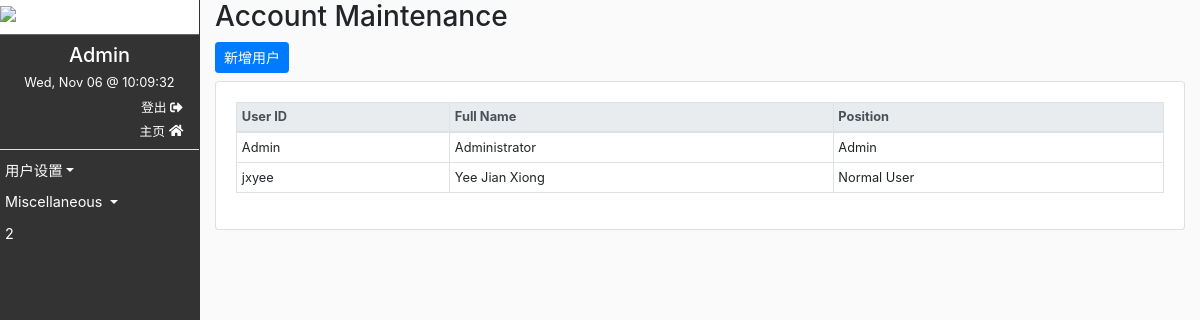
The app's page /user/index.php (signed in) with its own data.
### tables this page shows
CREATE TABLE `tbl_user` (
  `usr_id` int(11) NOT NULL,
  `username` varchar(20) NOT NULL COMMENT 'User login',
  `usr_password` text NOT NULL,
  `full_name` varchar(50) NOT NULL COMMENT 'name display in screen',
  `position` tinyint(2) NOT NULL DEFAULT '2' COMMENT '1 = admin; 2 = normal user',
  `language` tinyint(2) NOT NULL DEFAULT '1' COMMENT '1 = EN, 2 = ZH, 3 = ZH_HK, 4 = KM, 5 = VI',
  `resign_date` date NOT NULL DEFAULT '2050-12-31' COMMENT 'check user active or suspend',
  `created_by` int(11) NOT NULL,
  `created_date` timestamp NOT NULL DEFAULT CURRENT_TIMESTAMP,
  `updated_by` int(11) NOT NULL,
  `updated_date` timestamp NOT NULL DEFAULT CURRENT_TIMESTAMP ON UPDATE CURRENT_TIMESTAMP
);

### lock.php (called while the page is built, shortened)
<?php
$usr_language = $_SESSION["usr_language"];
switch ($usr_language) {
    case 2: $usr_language = "ZH"; break;
}
$language = new Language($usr_language);
$hdlang =  $language->userLanguage();
$user_class = new User();
$today_date = date("Y-m-d");
?>

### classes/Language.php (called while the page is built, shortened)
<?php
class Language
{
    public function __construct($lang)
    {
        $this->usr_language = $lang;
        $lang_path = "languages";
        $langFile = $lang_path."/". $this->usr_language . ".php";
        while(!file_exists($langFile)) {
            $count=3;
            while(!file_exists($langFile) && $count!=0)
            {
                $langFile = "../".$langFile;
                $count--;
            }
        }
    }
}
?>

### languages/ZH.php (called while the page is built, shortened)
<?php
$hdlang = array();
$hdlang[""] = "";
$hdlang["1st_sales_contract"] = "第一份销售合同";
$hdlang["able_fab"] = "能够添加原料";
$hdlang["accessories"] = "配件";
$hdlang["accessories_planning"] = "配件规划";
$hdlang["acc_calculator"] = "配件成本计算器";
$hdlang["acc_check_price"] = "查看配件价钱记录";
$hdlang["acc_code"] = "配件编号";
$hdlang["acc_content"] = "配件内容";
$hdlang["acc_cost_breakdown"] = "配件成本";
$hdlang["acc_desc"] = "配件说明";
$hdlang["acc_insertion"] = "加入的配件";
$hdlang["acc_instore"] = "辅料进入仓库";
$hdlang["acc_issuecutlot"] = "辅料根据床次发送";
$hdlang["acc_masterdata"] = "辅料主数据";
$hdlang["acc_matching"] = "配件匹配";
$hdlang["acc_purchase_history"] = "配件购买记录";
$hdlang["acc_record"] = "配件采购记录";
$hdlang["acc_subtotal"] = "配件成本小计";
$hdlang["acc_template"] = "配件模版";
$hdlang["acc_type"] = "配件种类";
$hdlang["Active"] = "激活";
$hdlang["active_quo"] = "有效估价单列表";
$hdlang["actual_smv"] = "实际SMV";
$hdlang["actual_takt_time"] = "实际节拍时间";
$hdlang["Add"] = "新增";
$hdlang["Add Element"] = "添加元件";
$hdlang["Add Sub Title"] = "添加子标题";
$hdlang["Additional Classification"] = "附加分类";
$hdlang["Address"] = "地址";
$hdlang["add_acc"] = "增加配件";
$hdlang["add_allow_cat"] = "新增津贴类别";
$hdlang["add_apd_request"] = "请求额外APD";
$hdlang["add_category"] = "添加新类别";
$hdlang["add_col"] = "新增格子";
$hdlang["add_column"] = "新增格子";
$hdlang["add_col_size_info"] = "添加 颜色/尺码";
$hdlang["add_date"] = "新增日期";
$hdlang["Add_Edit_Thread"] = "新增 / 修改缝纫线";
$hdlang["add_mach_attach"] = "新增机器附件";
$hdlang["add_on_purchase"] = "增加购入";
$hdlang["add_po"] = "新增订单";
$hdlang["add_row"] = "添加新行";
$hdlang["add_template"] = "新增模版";
$hdlang["Add_Thread"] = "新增缝纫线";
$hdlang["add_time"] = "新增时间";
$hdlang["add_worker"] = "增加工人";
$hdlang["Administration Charges"] = "管理费用";
$hdlang["administration_cost"] = "行政成本";
$hdlang["adv_search"] = "高级搜索";
$hdlang["Agency Fee"] = "代理费";
$hdlang["Agency Fee/Out of Pocket Expenses"] = "代理费/自付费用";
$hdlang["agent_comm"] = "代理佣金";
$hdlang["agent_commission"] = "代理佣金成本";
$hdlang["All"] = "全部";
$hdlang["Allowance"] = "津贴";
$hdlang["allow_info"] = "津贴详情";
$hdlang["all_to_one_ia"] = "合在一个订单";
$hdlang["all_to_one_potential"] = "合在一个潜在订单";
?>

### classes/User.php (called while the page is built, shortened)
<?php
class User
{
private $conn;
public function setConn($conn)
{
    $this->conn = $conn;
}
public function getAllUser() {
    $res = $this->conn->query("SELECT * FROM tbl_user usr ORDER BY usr.username");
    return $res;
}
}
?>

### user/index.php (the view, shortened to what this page needs)
<?php
include "../lock.php";
include "../include/header.php";
include "../include/sidebar.php";
?>
<div class="col-10 offset-2 content-box">
    <h3>Account Maintenance</h3>
    <div class="mb-2">
        <a href="/myfactory/user/user_view.php" class="btn btn-primary btn-sm"><?= $hdlang["create_new_user"]; ?></a>
    </div>
    <div class="card">
        <div class="card-body">
            <table class="table datatable table-sm table-bordered small table-hover">
                <thead class="thead-light">
                    <tr>
                        <th>User ID</th>
                        <th>Full Name</th>
                        <th>Position</th>
                    </tr>
                </thead>
                <tbody>
                    <?php
                    $res = $user_class->getAllUser();
                    while($row = $res->fetch(PDO::FETCH_ASSOC))
                    {
                        $usr_id = $row["usr_id"];
                        $username = $row["username"];
                        $full_name = $row["full_name"];
                        $position = $row["position"];
                        $position_desc = ($position == 1) ? "Admin" : "Normal User";
                        $resign_date = $row["resign_date"];
                        $resign_style = ($resign_date < $today_date) ? "text-danger" : "";
                    ?>
                    <tr class="pointer <?= $resign_style; ?>" onclick="window.location='user_view.php?usr_id=<?= $usr_id; ?>'">
                        <td><?= $username; ?></td>
                        <td><?= $full_name; ?></td>
                        <td><?= $position_desc; ?></td>
                    </tr>
                    <?php
                    }
                    ?>
                </tbody>
            </table>
        </div>
    </div>
</div>
<?php
include "../include/footer.php";
?>

### include/header.php (shortened to what this page needs)
<!DOCTYPE html>
<html>
<head>
    <link rel="stylesheet" type="text/css" href="/myfactory/fontawesome-5.11.2/css/all.min.css">
    <link rel="stylesheet" type="text/css" href="/myfactory/bootstrap-4.3.1/css/bootstrap.min.css">
    <link rel="stylesheet" type="text/css" href="/myfactory/datatable/dataTables.bootstrap4.min.css">
    <link rel="stylesheet" type="text/css" href="/myfactory/datatable/fixedHeader.bootstrap4.min.css">
    <link rel="stylesheet" type="text/css" href="/myfactory/styles/common.css?date=<?= date("YmdHis"); ?>">
</head>
<body>

### include/sidebar.php (shortened to what this page needs)
<link rel="stylesheet" type="text/css" href="/myfactory/styles/sidebar.css?d=<?= date("YmdHis"); ?>">
<nav class="col-2 no-gutter" id="sidebar">
    <div class="sidebar-logo">
        <img src="/myfactory/images/iapparel_logo.png">
    </div>
    <div class="pt-2 sidebar-header border-bottom">
        <h5 class="text-center"><?= $_SESSION["username"]; ?></h5>
        <h6 class="text-center small" id="menu_datetime"></h6>
        <p class="text-right mb-1 pr-3 small" id="btn-logout"><a href="./logout.php"><?= $hdlang["logout"]; ?> <i class="fa fa-sign-out-alt"></i></a></p>
        <p class="text-right mb-2 pr-3 small"><a href="/myfactory/index.php"><?= $hdlang["home"]; ?> <i class="fa fa-home"></i> </a></p>
    </div>
    <ul class="list-unstyled components">
        <li>
            <a class="dropdown-toggle" href="#" data-toggle="collapse" aria-expanded="false" data-target="#setup"><?= $hdlang["setup"]; ?></a>
        </li>
        <li>
            <a class="dropdown-toggle" href="#" data-toggle="collapse" aria-expanded="false" data-target="#misc">Miscellaneous <span class="caret"></span></a>
        </li>
        <li>
            <a href="#">2</a>
        </li>
    </ul>
</nav>

### styles/common.css (style rules this page uses)
body { background-color: #fafafa; }
.pointer { cursor: pointer; }

### styles/sidebar.css (style rules this page uses)
#sidebar { position: fixed; top: 0; left: 0; height: 100vh; z-index: 999; background: #333; color: #fff; transition: all 0.3s; padding-right: 0 !important; padding-left: 0 !important; border-right: 1px solid #333; }
#sidebar .sidebar-logo { background: #fff; padding-bottom: 10px; border-bottom: 1px solid #666; }
#sidebar .sidebar-logo img { max-height: 60px; width: 100%; }
#sidebar .sidebar-header p a { display: block; color: #fff; text-decoration: none; text-transform: uppercase; }
#sidebar ul.components { padding: 5px 0 10px 0; }
#sidebar ul p, { color: #fff; padding: 5px; }
#sidebar ul li a { padding: 5px; font-size: 0.9em; display: block; color: #fff; text-decoration: none; }
a[data-toggle="collapse"] { position: relative; }

### records on screen
tbl_user: username "Admin", full_name "Administrator", position "Admin"
tbl_user: username "jxyee", full_name "Yee Jian Xiong", position "Normal User"

### other values on screen
$_SESSION["username"] "Admin"
$hdlang["logout"] "登出"
$hdlang["home"] "主页"
$hdlang["setup"] "用户设置"
$hdlang["create_new_user"] "新增用户"
